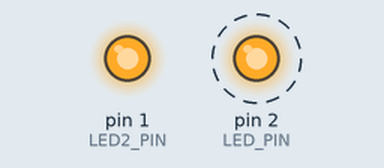
Recording of a sketch running on a simulated Arduino Uno, built with avr-gcc and run on an emulated ATmega328P. Parts: output pins drawn as LEDs (lit = HIGH). Dashed ring = blinking.

Above: at 0.2 s.
At 2.2 s:
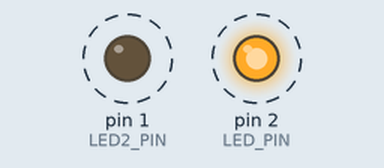
Timing chart, 0 to 3.0 s (numbered marks = the images above):
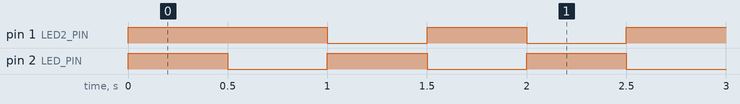

Measured:
- by itself, pin 1 (LED2_PIN), pin 2 (LED_PIN): alternates HIGH for 0.50 s and LOW for 0.50 s

The sketch:

LED.ino
```cpp
/**
*@brief Pin번호
*/
#define LED_PIN 2
#define LED2_PIN 1

void setup()
{
  // put your setup code here, to run once:
  ledSetup();
}

void loop()
{
  // put your main code here, to run repeatedly:
  ledTask();
}

/**
*@brief LEN 1번, 2번핀을 OFF상태로 초기화
*/
void ledSetup(void)
{
  pinMode(LED_PIN, OUTPUT);
  pinMode(LED2_PIN, OUTPUT);
  digitalWrite(LED_PIN, HIGH);
  digitalWrite(LED2_PIN, HIGH);
}

/**
*@brief LEN 1번, 2번핀을 500ms마다 번갈아가며 토글한다.
*/
void ledTask(void)
{
  static uint32_t led_timer = 0;
  static bool led_state = HIGH;

  if(millis() - led_timer >= 500)
  {
    led_timer = millis();
    led_state = !led_state;
    digitalWrite(LED_PIN, led_state);
    digitalWrite(LED2_PIN, !led_state);
  }
}
```
